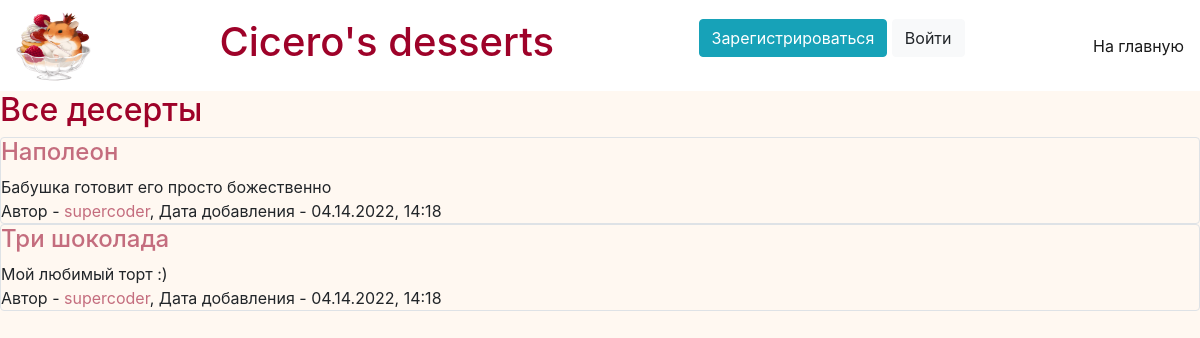
Before: / with the older database file.
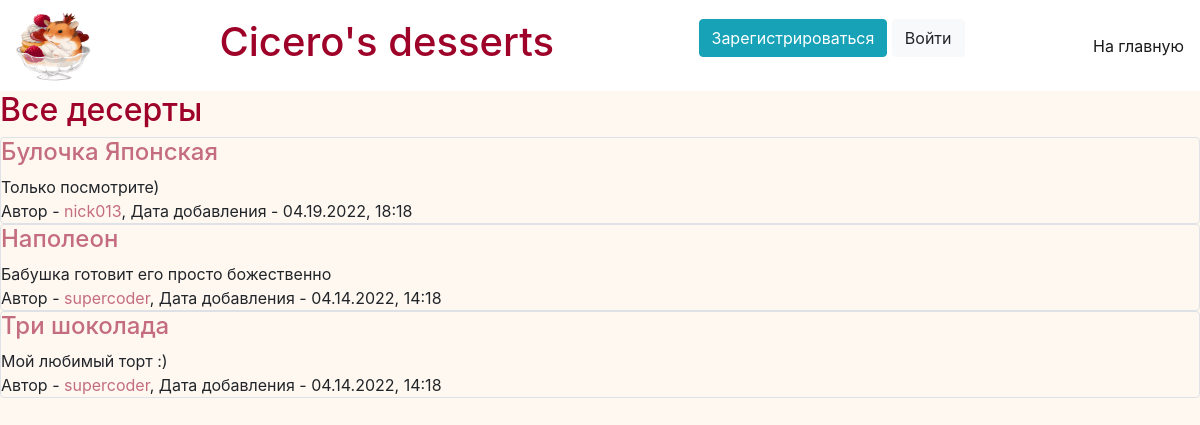
After: the same page with the newer database file.
### data/desserts.py (models this page shows)
class Dessert(SqlAlchemyBase):
    __tablename__ = 'desserts'
    id = sqlalchemy.Column(sqlalchemy.Integer, primary_key=True, autoincrement=True)
    title = sqlalchemy.Column(sqlalchemy.String, nullable=False)
    content = sqlalchemy.Column(sqlalchemy.String, nullable=False)
    country = sqlalchemy.Column(sqlalchemy.String, nullable=False)
    created_date = sqlalchemy.Column(sqlalchemy.String, default=datetime.datetime.now().strftime('%m.%d.%Y, %H:%M'))
    user_id = sqlalchemy.Column(sqlalchemy.Integer, sqlalchemy.ForeignKey("users.id"))
    user = orm.relation('User')

### data/users.py (models this page shows, shortened)
class User(SqlAlchemyBase, UserMixin):
    __tablename__ = 'users'
    id = sqlalchemy.Column(sqlalchemy.Integer, primary_key=True, autoincrement=True)
    email = sqlalchemy.Column(sqlalchemy.String, nullable=False, unique=True)
    name = sqlalchemy.Column(sqlalchemy.String, nullable=False, unique=True)
    hashed_password = sqlalchemy.Column(sqlalchemy.String, nullable=False)
    about = sqlalchemy.Column(sqlalchemy.String, nullable=False)
    desserts = orm.relation("Dessert", back_populates='user')

### main.py (the view)
@app.route("/")
def default_page():
    db_sess = db_session.create_session()
    desserts = db_sess.query(Dessert)[::-1]
    return render_template("index.html", title="Cicero's desserts", current_user=current_user, desserts=desserts)

### data/db_session.py (called while the page is built)
def create_session() -> Session:
    global __factory
    return __factory()

### templates/index.html (shortened to what this page needs)
{% extends "base.html" %}
{% block content %}
<h2>Все десерты</h2>
    {% for item in desserts %}
        <div class="col-md6 border rounded">
            <a href="/desserts/{{item.id}}"><h4>{{ item.title }}</h4></a>
            <div>
                {{ item.content.split('\r\n')[0] }}
            </div>
            <div>
                Автор - <a href="/profile/{{item.user.id}}">{{ item.user.name }}</a>, Дата добавления - {{ item.created_date }}
            </div>
        </div>
    {% endfor %}
{% endblock %}

### templates/base.html (shortened to what this page needs)
<!DOCTYPE html>
<html lang="ru">
    <head>
        <link rel="stylesheet"
              href="https://stackpath.bootstrapcdn.com/bootstrap/4.4.1/css/bootstrap.min.css"
>
        <link rel="stylesheet"
              href="{{url_for('static', filename='css/styles.css')}}">
    </head>
    <body>
        <header>
            <nav class="navbar navbar-light" style="background-color: white;">
                <img src="../../static/img/favicon.ico" width="75" height="75" alt="">
                <a class="navbar-brand" href="/"><h1>Cicero's desserts</h1></a>
                {% if current_user.is_authenticated %}
                    <a class="navbar-brand" href="/logout">{{ current_user.name }}</a>
                {% else %}
                    <p>
                        <a class="btn btn-info" href="/register">Зарегистрироваться</a>
                        <a class="btn btn-light" href="/login">Войти</a>
                    </p>
                {% endif %}
                <span class="navbar-text">
                    <a href="/">На главную</a>
                </span>
            </nav>
        </header>
        <main >
            {% block content %}
            {% endblock %}
        </main>
    </body>
</html>

### static/css/styles.css (style rules this page uses)
h1, h2 { color: #9e0229; }
a { color: #c46d7e; }
body { background-color: #fff8f1; }

Changed rows visible on the page:
added Dessert: title "Булочка Японская", content "Только посмотрите)", user.name "nick013", created_date "04.19.2022, 18:18"
